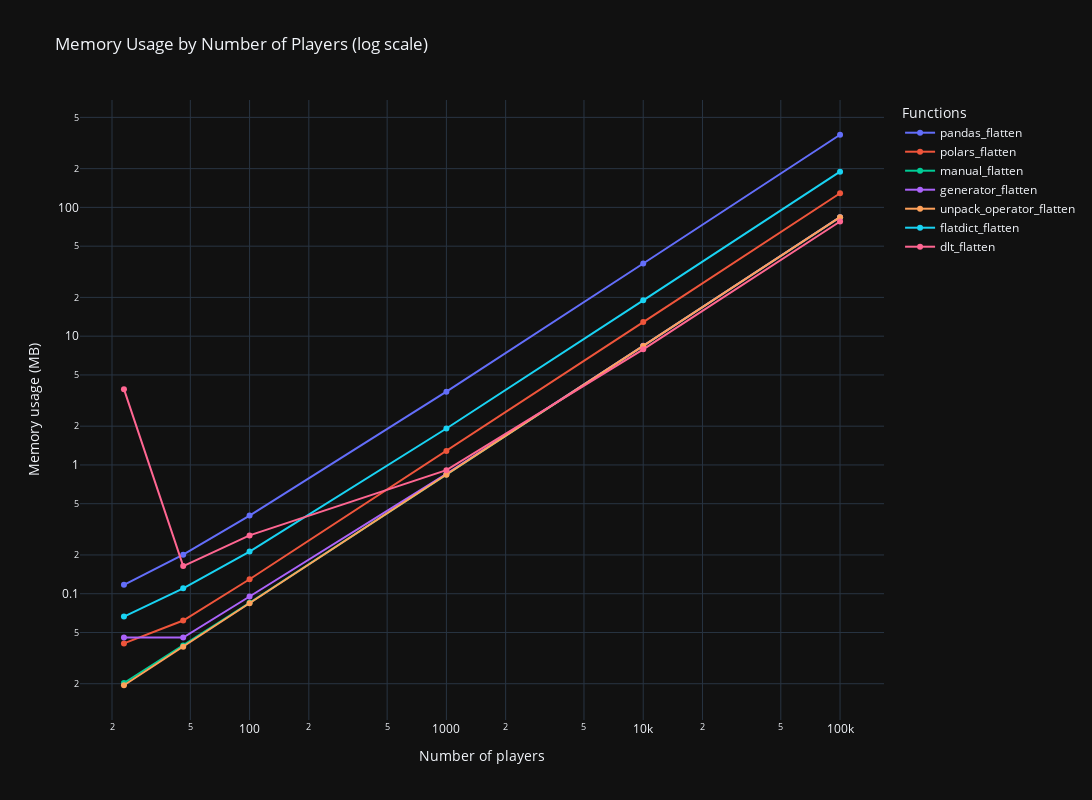

Source (notebook cell):
### Markdown cell above
## Memory usage

### Code cell
import plotly.express as px
import pandas as pd

# Assuming all_data is your DataFrame with columns: function, num_players, memory_in_mb
df = all_data.df()

# Create a line chart
fig = px.line(
    df,
    x='num_players',
    y='memory_in_mb',
    color='function',
    markers=True,  
    title='Memory Usage by Number of Players (log scale)',
    labels=labels,
    log_x=True,
    log_y=True,
    template=template,
    height=height,
    width=width
)

fig.show()

### Figure 1 — Plotly figure (JSON) as saved in the notebook; plotly's stock layout.template omitted (floating-point values rounded to 4 significant figures)
{"data": [{"hovertemplate": "Functions=pandas_flatten<br>Number of players=%{x}<br>Memory usage (MB)=%{y}<extra></extra>", "legendgroup": "pandas_flatten", "line": {"color": "#636efa", "dash": "solid"}, "marker": {"symbol": "circle"}, "mode": "lines+markers", "name": "pandas_flatten", "orientation": "v", "showlegend": true, "type": "scatter", "x": [23, 46, 100, 1000, 10000, 100000], "xaxis": "x", "y": [0.1172, 0.2011, 0.4047, 3.704, 36.69, 366.5], "yaxis": "y"}, {"hovertemplate": "Functions=polars_flatten<br>Number of players=%{x}<br>Memory usage (MB)=%{y}<extra></extra>", "legendgroup": "polars_flatten", "line": {"color": "#EF553B", "dash": "solid"}, "marker": {"symbol": "circle"}, "mode": "lines+markers", "name": "polars_flatten", "orientation": "v", "showlegend": true, "type": "scatter", "x": [23, 46, 100, 1000, 10000, 100000], "xaxis": "x", "y": [0.04115, 0.06192, 0.1296, 1.283, 12.87, 128.8], "yaxis": "y"}, {"hovertemplate": "Functions=manual_flatten<br>Number of players=%{x}<br>Memory usage (MB)=%{y}<extra></extra>", "legendgroup": "manual_flatten", "line": {"color": "#00cc96", "dash": "solid"}, "marker": {"symbol": "circle"}, "mode": "lines+markers", "name": "manual_flatten", "orientation": "v", "showlegend": true, "type": "scatter", "x": [23, 46, 100, 1000, 10000, 100000], "xaxis": "x", "y": [0.02026, 0.03962, 0.085, 0.8417, 8.406, 84.0], "yaxis": "y"}, {"hovertemplate": "Functions=generator_flatten<br>Number of players=%{x}<br>Memory usage (MB)=%{y}<extra></extra>", "legendgroup": "generator_flatten", "line": {"color": "#ab63fa", "dash": "solid"}, "marker": {"symbol": "circle"}, "mode": "lines+markers", "name": "generator_flatten", "orientation": "v", "showlegend": true, "type": "scatter", "x": [23, 46, 100, 1000, 10000, 100000], "xaxis": "x", "y": [0.04575, 0.04571, 0.09517, 0.8519, 8.416, 84.01], "yaxis": "y"}, {"hovertemplate": "Functions=unpack_operator_flatten<br>Number of players=%{x}<br>Memory usage (MB)=%{y}<extra></extra>", "legendgroup": "unpack_operator_flatten", "line": {"color": "#FFA15A", "dash": "solid"}, "marker": {"symbol": "circle"}, "mode": "lines+markers", "name": "unpack_operator_flatten", "orientation": "v", "showlegend": true, "type": "scatter", "x": [23, 46, 100, 1000, 10000, 100000], "xaxis": "x", "y": [0.01946, 0.03882, 0.0842, 0.8409, 8.405, 84.0], "yaxis": "y"}, {"hovertemplate": "Functions=flatdict_flatten<br>Number of players=%{x}<br>Memory usage (MB)=%{y}<extra></extra>", "legendgroup": "flatdict_flatten", "line": {"color": "#19d3f3", "dash": "solid"}, "marker": {"symbol": "circle"}, "mode": "lines+markers", "name": "flatdict_flatten", "orientation": "v", "showlegend": true, "type": "scatter", "x": [23, 46, 100, 1000, 10000, 100000], "xaxis": "x", "y": [0.06651, 0.1101, 0.2125, 1.919, 18.98, 189.5], "yaxis": "y"}, {"hovertemplate": "Functions=dlt_flatten<br>Number of players=%{x}<br>Memory usage (MB)=%{y}<extra></extra>", "legendgroup": "dlt_flatten", "line": {"color": "#FF6692", "dash": "solid"}, "marker": {"symbol": "circle"}, "mode": "lines+markers", "name": "dlt_flatten", "orientation": "v", "showlegend": true, "type": "scatter", "x": [23, 46, 100, 1000, 10000, 100000], "xaxis": "x", "y": [3.879, 0.1639, 0.2838, 0.9108, 7.901, 77.73], "yaxis": "y"}], "layout": {"height": 800, "legend": {"title": {"text": "Functions"}, "tracegroupgap": 0}, "title": {"text": "Memory Usage by Number of Players (log scale)"}, "width": 1200, "xaxis": {"anchor": "y", "domain": [0, 1], "title": {"text": "Number of players"}, "type": "log"}, "yaxis": {"anchor": "x", "domain": [0, 1], "title": {"text": "Memory usage (MB)"}, "type": "log"}}}
